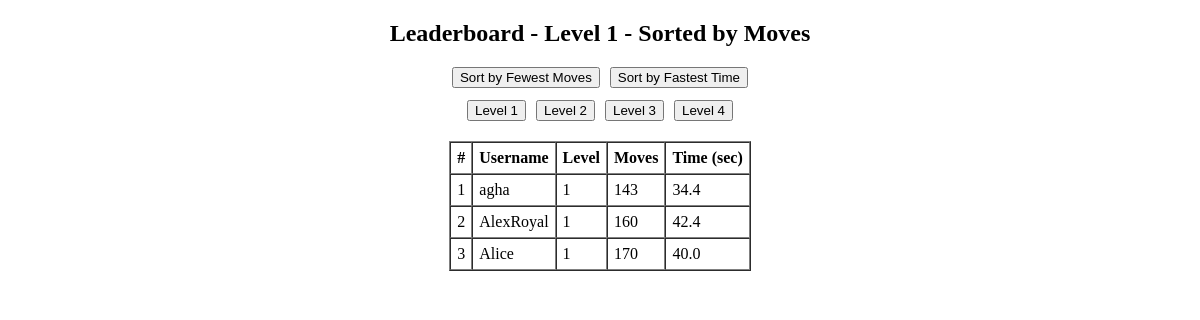
The app's page /leaderboard/moves/1 with its own data.
### server.py (models this page shows)
class ScoreMoves(db.Model):
    score_id = db.Column(db.Integer, primary_key=True)
    username = db.Column(db.String(20), nullable=False)
    level = db.Column(db.String(30), nullable=False)
    moves = db.Column(db.Integer, nullable=False)
    time_taken = db.Column(db.Float, nullable=False)
    __table_args__ = (
        db.UniqueConstraint('username', 'level', name='unique_username_level'),
    )

### server.py (the view)
@app.route('/leaderboard/moves/<level>')
def leaderboard_moves(level):
    scores = ScoreMoves.query.filter_by(level=level).order_by(ScoreMoves.moves.asc()).all()
    return render_template('leaderboard.html', scores=scores, selected_level=level, mode='moves')

### templates/leaderboard.html (shortened to what this page needs)
<!DOCTYPE html>
<html lang="en">
<head>
    <link rel="stylesheet" href="{{ url_for('static', filename='css/styleleaderboard.css') }}">
</head>
<body>
    <div class="leaderboard-container">
        {% if selected_level %}
            <h2>Leaderboard - Level {{ selected_level }} - Sorted by {{ mode|capitalize }}</h2>
            <div class="sort-buttons">
                <form action="{{ url_for('leaderboard_moves', level=selected_level) }}" method="get">
                    <button type="submit">Sort by Fewest Moves</button>
                </form>
                <form action="{{ url_for('leaderboard_time', level=selected_level) }}" method="get">
                    <button type="submit">Sort by Fastest Time</button>
                </form>
            </div>
        {% endif %}
        <div class="level-buttons">
            <form action="{{ url_for('leaderboard_' + mode, level='1') }}" method="get"><button>Level 1</button></form>
            <form action="{{ url_for('leaderboard_' + mode, level='2') }}" method="get"><button>Level 2</button></form>
            <form action="{{ url_for('leaderboard_' + mode, level='3') }}" method="get"><button>Level 3</button></form>
            <form action="{{ url_for('leaderboard_' + mode, level='4') }}" method="get"><button>Level 4</button></form>
        </div>
        <table border="1" cellspacing="0" cellpadding="6">
            <tr>
                <th>#</th>
                <th>Username</th>
                <th>Level</th>
                <th>Moves</th>
                <th>Time (sec)</th>
            </tr>
            {% for score in scores %}
            <tr>
                <td>{{ loop.index }}</td>
                <td>{{ score.username }}</td>
                <td>{{ score.level }}</td>
                <td>{{ score.moves }}</td>
                <td>{{ score.time_taken }}</td>
            </tr>
            {% endfor %}
        </table>
    </div>
</body>
</html>

### static/css/styleleaderboard.css (style rules this page uses)
html, body { margin: 0; padding-bottom: 200px; overflow: auto; height: 100%; }
.leaderboard-container { display: flex; flex-direction: column; align-items: center; }
.sort-buttons, .level-buttons { display: flex; flex-direction: row; gap: 10px; margin-bottom: 12px; }
.level-buttons { margin-bottom: 20px; }

### records on screen
ScoreMoves: username "agha", level "1", moves "143", time_taken "34.4"
ScoreMoves: username "AlexRoyal", level "1", moves "160", time_taken "42.4"
ScoreMoves: username "Alice", level "1", moves "170", time_taken "40.0"

### other values on screen
{{ selected_level }} "1"
{{ mode|capitalize }} "Moves"
